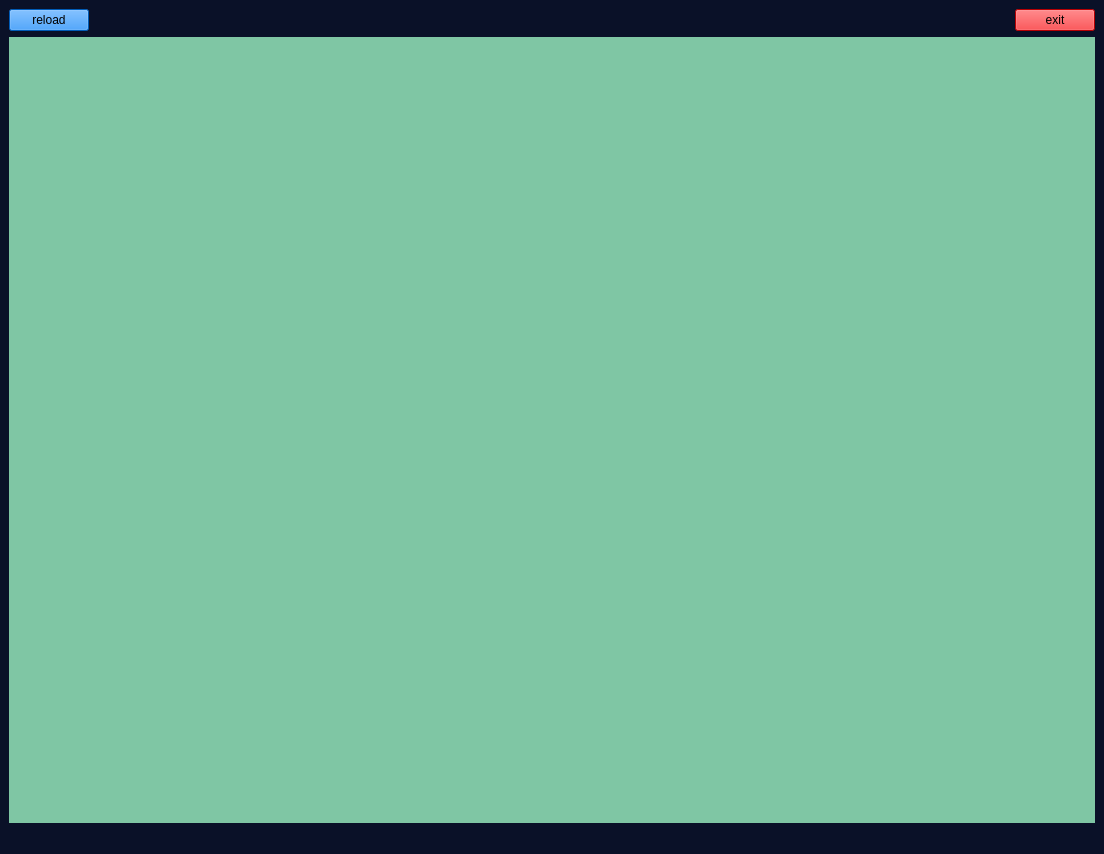
<?xml version="1.0" encoding="UTF-8"?>
<ui version="4.0">
 <class>search</class>
 <widget class="QMainWindow" name="search">
  <property name="geometry">
   <rect>
    <x>0</x>
    <y>0</y>
    <width>1104</width>
    <height>854</height>
   </rect>
  </property>
  <property name="windowTitle">
   <string>MainWindow</string>
  </property>
  <property name="styleSheet">
   <string notr="true">background-color: rgb(10, 17, 40);
color: rgb(0, 0, 0);</string>
  </property>
  <widget class="QWidget" name="centralwidget">
   <layout class="QGridLayout" name="gridLayout">
    <item row="0" column="2">
     <widget class="QPushButton" name="pushButton">
      <property name="styleSheet">
       <string notr="true">background-color: rgb(255, 0, 4);</string>
      </property>
      <property name="text">
       <string>exit</string>
      </property>
     </widget>
    </item>
    <item row="0" column="1">
     <spacer name="horizontalSpacer">
      <property name="orientation">
       <enum>Qt::Horizontal</enum>
      </property>
      <property name="sizeHint" stdset="0">
       <size>
        <width>40</width>
        <height>20</height>
       </size>
      </property>
     </spacer>
    </item>
    <item row="0" column="0">
     <widget class="QPushButton" name="pushButton_2">
      <property name="styleSheet">
       <string notr="true">background-color: rgb(0, 127, 255);</string>
      </property>
      <property name="text">
       <string>reload</string>
      </property>
     </widget>
    </item>
    <item row="1" column="0" colspan="3">
     <widget class="QWidget" name="widget" native="true">
      <property name="styleSheet">
       <string notr="true">color: rgb(61, 61, 61);
font: 11pt &quot;Segoe UI&quot;;
background-color: rgb(127, 198, 164)</string>
      </property>
     </widget>
    </item>
   </layout>
  </widget>
  <widget class="QMenuBar" name="menubar">
   <property name="geometry">
    <rect>
     <x>0</x>
     <y>0</y>
     <width>1104</width>
     <height>21</height>
    </rect>
   </property>
  </widget>
  <widget class="QStatusBar" name="statusbar"/>
 </widget>
 <resources/>
 <connections/>
</ui>
